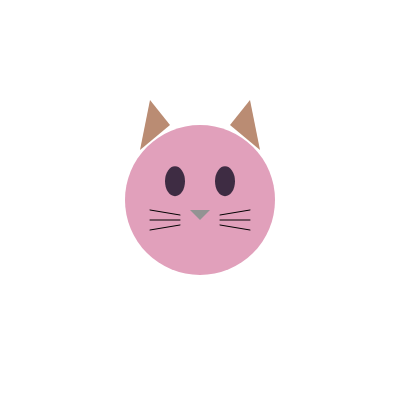
Frame 1 (no input)
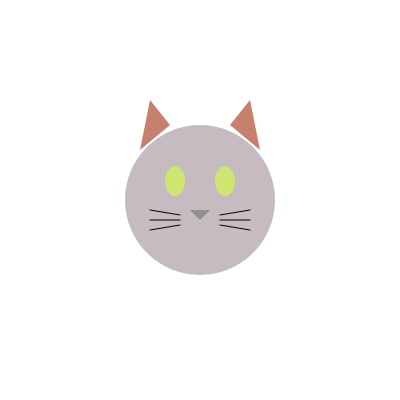
Frame 2 (the mouse pressed at the canvas centre, redrawn once)

The p5.js sketch that drew these frames (run headless with seeded random() and noise() and a simulated clock; the mouse was pressed at the canvas centre and the sketch redrawn once):

// p5.js sketch
// ── sketch.js
function setup() {
    createCanvas(400, 400);
    noLoop(); 
  }
  
  function draw() {
    background(255); 
    drawCatFace(); 
  }
  
  function mousePressed() {
    draw(); 
  }
  
  function drawCatFace() {
    let faceColor = color(random(150, 255), random(150, 200), random(150, 200));
    let earColor = color(random(150, 255), random(100, 150), random(100, 150));
    let eyeColor = color(random(0, 255), random(0, 255), random(0, 255));
    let noseColor = color(random(200, 100, 100));
    let whiskerColor = color(random(0, 0, 0, 150));
  
    let centerX = width / 2;
    let centerY = height / 2;
    let faceSize = 150;
    let earSize = 50;
    let eyeSize = 20;
  
    fill(faceColor);
    noStroke();
    ellipse(centerX, centerY, faceSize, faceSize);
  
    fill(earColor);
    triangle(centerX - faceSize / 2.5, centerY - faceSize / 3,
             centerX - faceSize / 5, centerY - faceSize / 2,
             centerX - faceSize / 3, centerY - faceSize / 1.5);
    
    triangle(centerX + faceSize / 2.5, centerY - faceSize / 3,
             centerX + faceSize / 5, centerY - faceSize / 2,
             centerX + faceSize / 3, centerY - faceSize / 1.5);
  
    fill(eyeColor);
    ellipse(centerX - faceSize / 6, centerY - faceSize / 8, eyeSize, eyeSize * 1.5); // Left eye
    ellipse(centerX + faceSize / 6, centerY - faceSize / 8, eyeSize, eyeSize * 1.5); // Right eye
  
    fill(noseColor);
    triangle(centerX - 10, centerY + 10, centerX + 10, centerY + 10, centerX, centerY + 20);
  
    stroke(whiskerColor);
    strokeWeight(1);
    line(centerX - 20, centerY + 15, centerX - 50, centerY + 10); // Left whisker 1
    line(centerX - 20, centerY + 20, centerX - 50, centerY + 20); // Left whisker 2
    line(centerX - 20, centerY + 25, centerX - 50, centerY + 30); // Left whisker 3
    line(centerX + 20, centerY + 15, centerX + 50, centerY + 10); // Right whisker 1
    line(centerX + 20, centerY + 20, centerX + 50, centerY + 20); // Right whisker 2
    line(centerX + 20, centerY + 25, centerX + 50, centerY + 30); // Right whisker 3
  }
  
